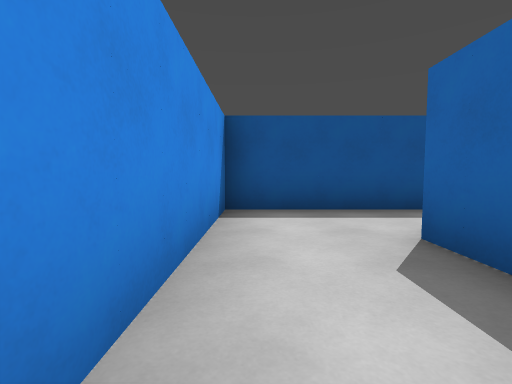
[1] (above)

24 first-person views from a walk through a Godot game level. The camera is 1.2 m above the floor, tilts 4° down and sees 85° across. The floor is counted in squares, 2 m on a side. Each view is taken from the middle of a square. On the plan, view 1 faces up. The plan holds only what a view shows up to about 9 squares ahead; the rest is blank. The place goes on beyond the plan. Characters and animated objects are not drawn. Surface patterns are stand-ins for the level's own textures.

[2]
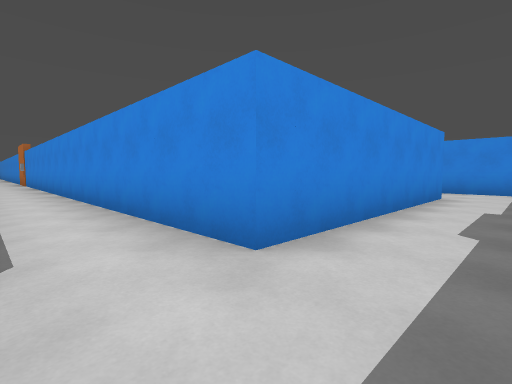

[3]
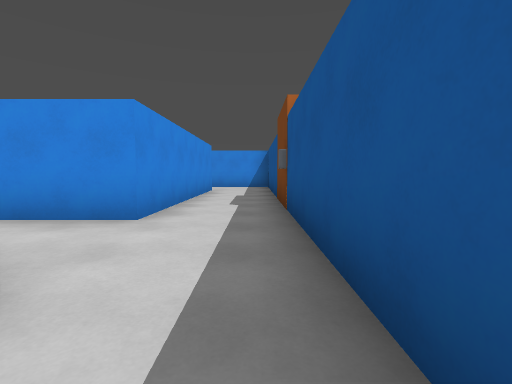

[4]
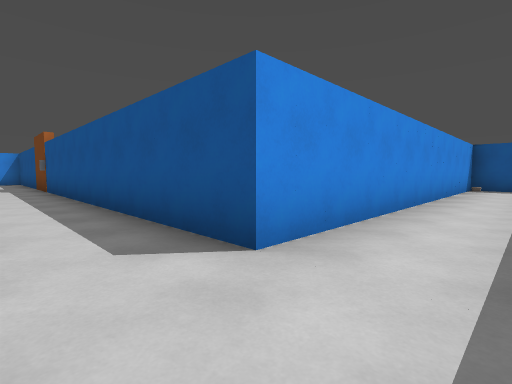

[5]
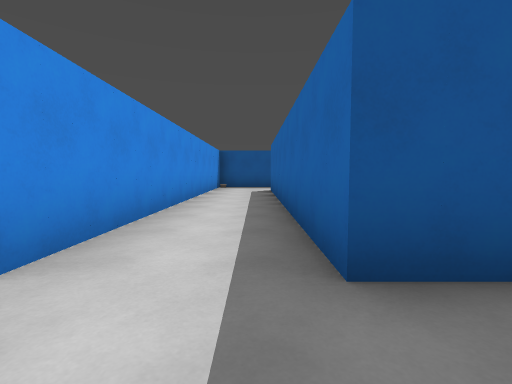

[6]
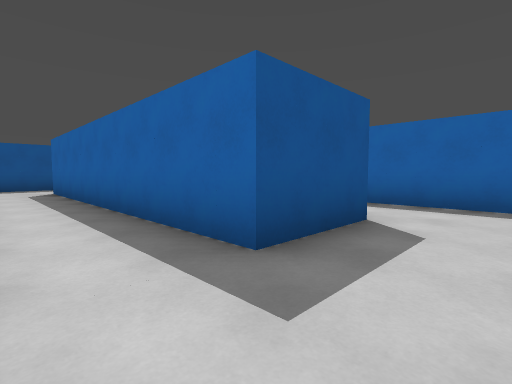

[7]
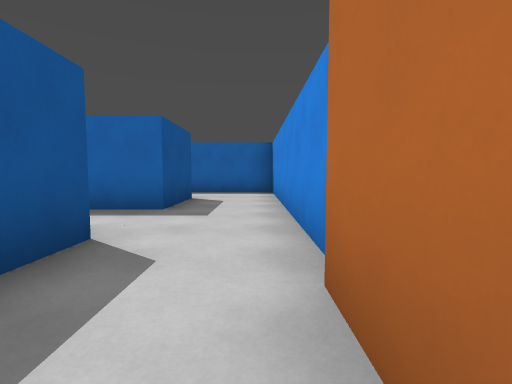

[8]
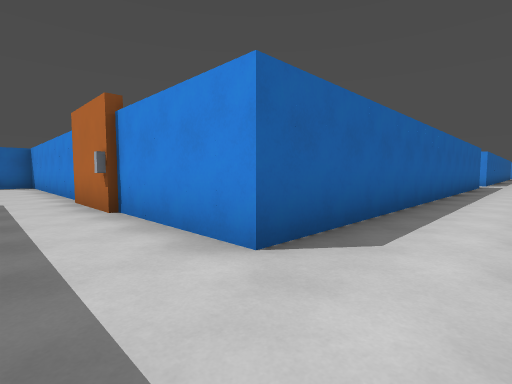

[9]
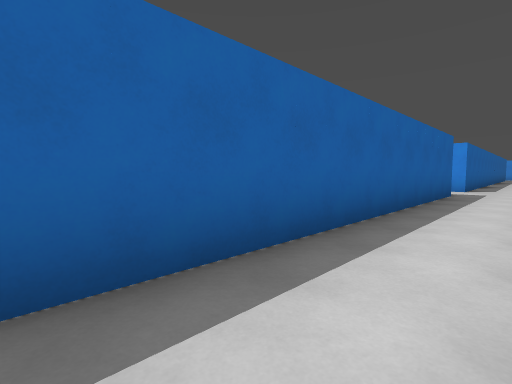

[10]
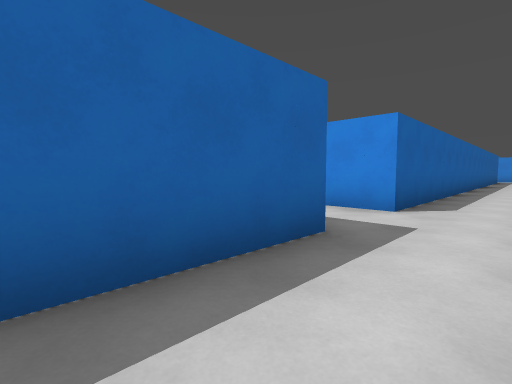

[11]
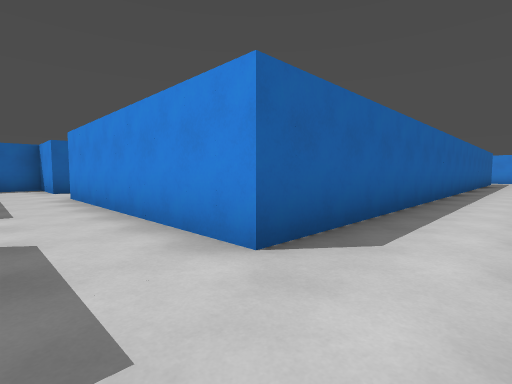

[12]
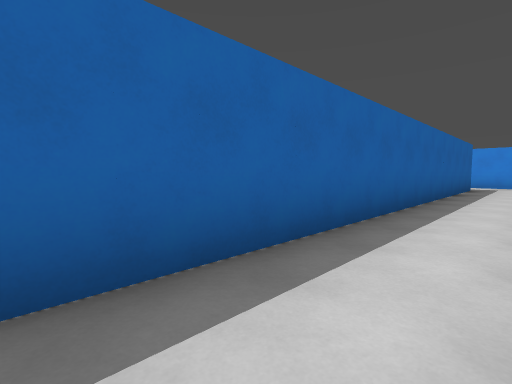

[13]
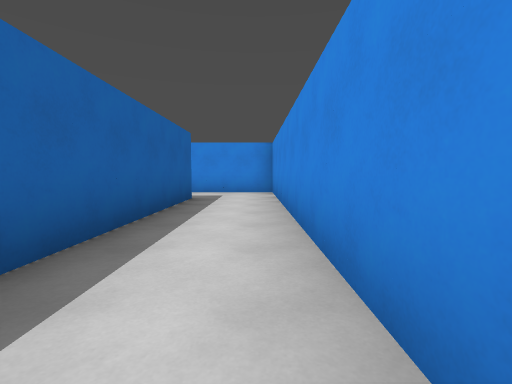

[14]
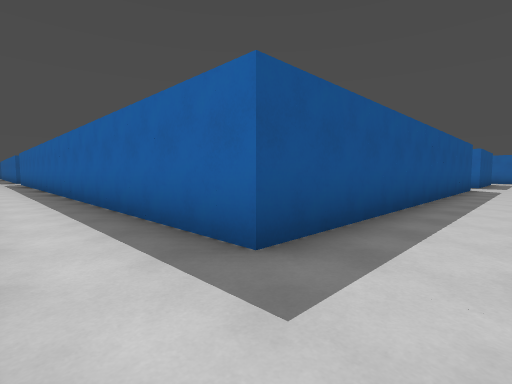

[15]
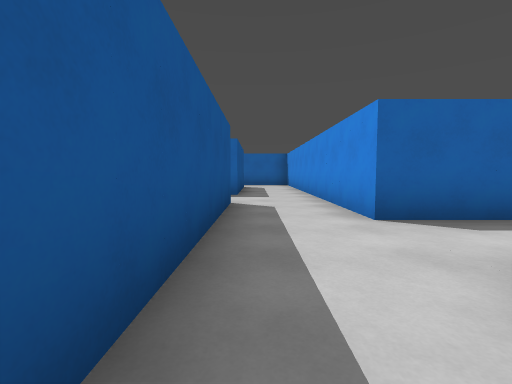

[16]
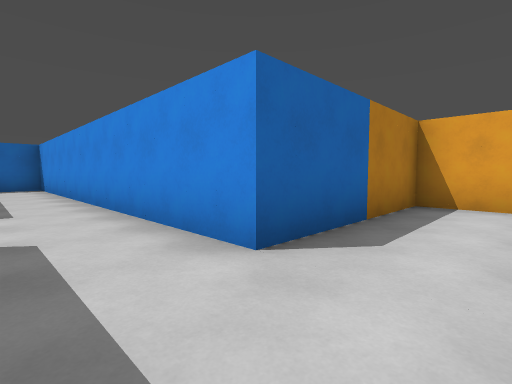

[17]
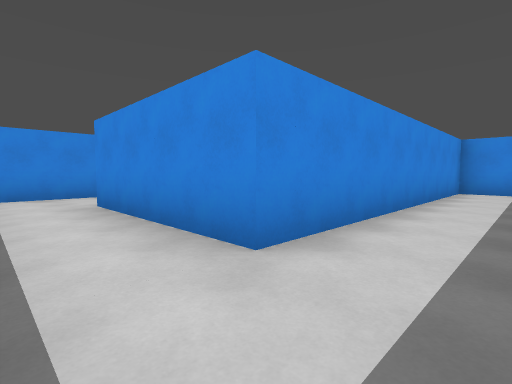

[18]
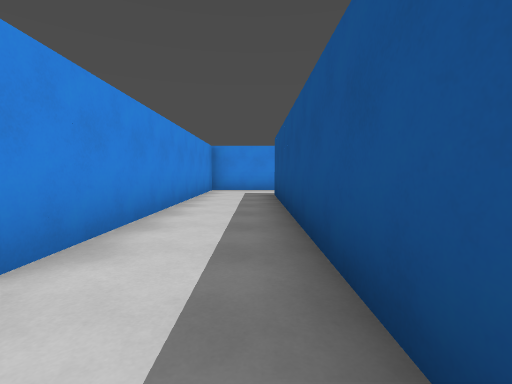

[19]
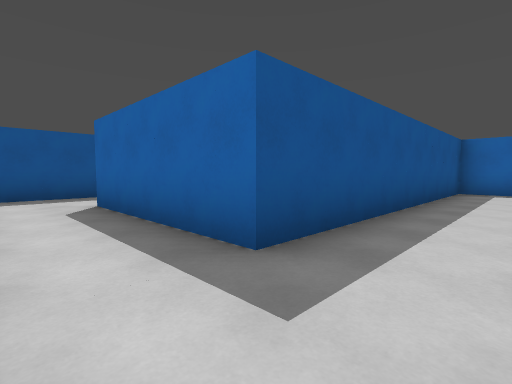

[20]
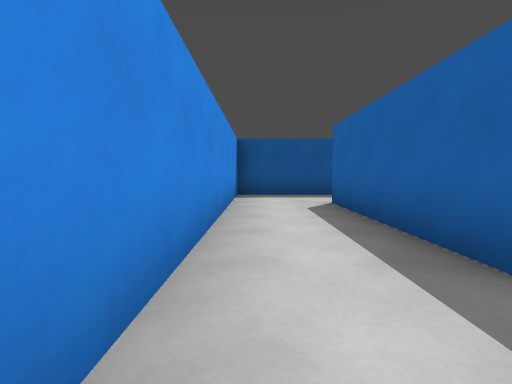

[21]
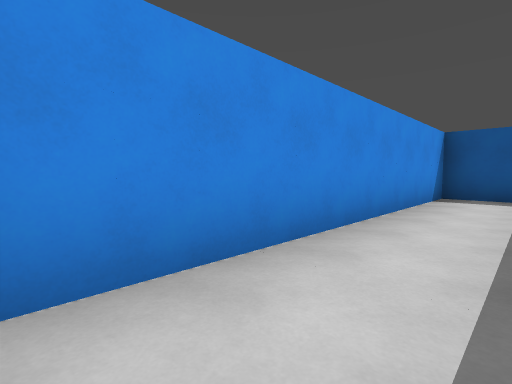

[22]
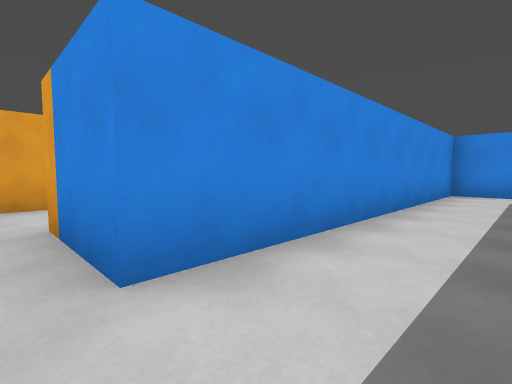

[23]
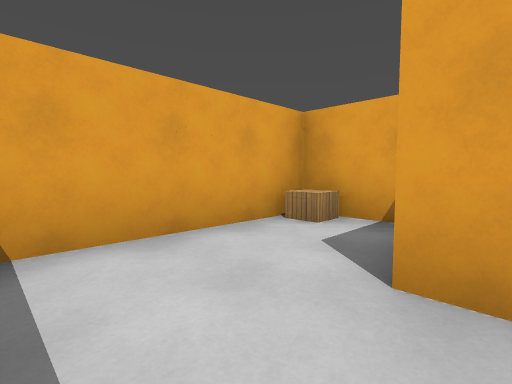

[24]
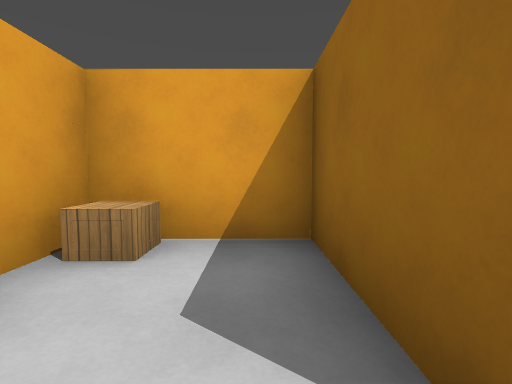

### Floor plan
Points are (right, up) in squares from view 1. A wall is a line through its corners. A room is listed if a view was taken in it or the views show most of it. See-through windows are left out.
Room 1 (views 1, 2, 3, 4, 5, 6, 7, 8, 9, 10, 11, 12, 13, 14, 15, 16, 22, 23)
walls: (9.5, -9.6) (9.5, 2.6) (14.5, 2.6); (14.9, 2.6) (19.4, 2.6); (1.5, 1.5) (1.5, 2.6) (7.5, 2.6) (7.5, -7.2); (7.5, -21.5) (7.5, -29.5) (15.5, -29.5) (15.5, -31.5); (19.6, 4.5) (17.5, 4.5) (17.5, 12.5); (15.5, 14.2) (15.5, 4.5) (-0.5, 4.5) (-0.5, 0.5); (19.5, -27.5) (9.5, -27.5) (9.5, -11.5) (11.5, -11.5); (17.4, 14.5) (15.8, 14.5); (17.5, -31.5) (17.5, -29.5) (19.5, -29.5)
ways out: opening at (18.5, -28.5) to room 2; opening at (16.5, -30.5) to room 3; opening at (10.5, -10.5); opening at (18.5, 3.5)
Room 2 (views 17, 18, 19, 20, 21)
walls: (21.5, -22.6) (21.5, -21.5) (13.5, -21.5) (13.5, -17.5); (14.1, -15.5) (11.5, -15.5) (11.5, -23.5) (19.5, -23.5) (19.5, -27.5); (19.5, -29.5) (22.5, -29.5)
ways out: opening at (18.5, -28.5) to room 1; opening at (14.5, -16.5)
Room 3 (view 24)
walls: (15.5, -31.5) (13.5, -31.5) (13.5, -33.5) (17.5, -33.5) (17.5, -31.5)
ways out: opening at (16.5, -30.5) to room 1
objects: chest (14, -33)

Where each view was taken, in squares from view 1:
view 1: 0 up, 0 right, facing up
view 2: 4 up, 9 right, facing down-left
view 3: 4 up, 11 right, facing left
view 4: 3 up, 17 right, facing up-left
view 5: 3 up, 17 right, facing up
view 6: 3 up, 16 right, facing up-right
view 7: 3 up, 13 right, facing right
view 8: 4 up, 8 right, facing down-right
view 9: 1 down, 8 right, facing down-right
view 10: 7 down, 8 right, facing down-right
view 11: 10 down, 8 right, facing down-right
view 12: 16 down, 8 right, facing down-right
view 13: 21 down, 8 right, facing down
view 14: 29 down, 8 right, facing up-right
view 15: 28 down, 14 right, facing right
view 16: 28 down, 16 right, facing down-right
view 17: 22 down, 21 right, facing down-left
view 18: 22 down, 21 right, facing left
view 19: 23 down, 12 right, facing up-right
view 20: 23 down, 12 right, facing up
view 21: 23 down, 13 right, facing up-left
view 22: 28 down, 16 right, facing down-left
view 23: 31 down, 17 right, facing down-left
view 24: 32 down, 16 right, facing left
